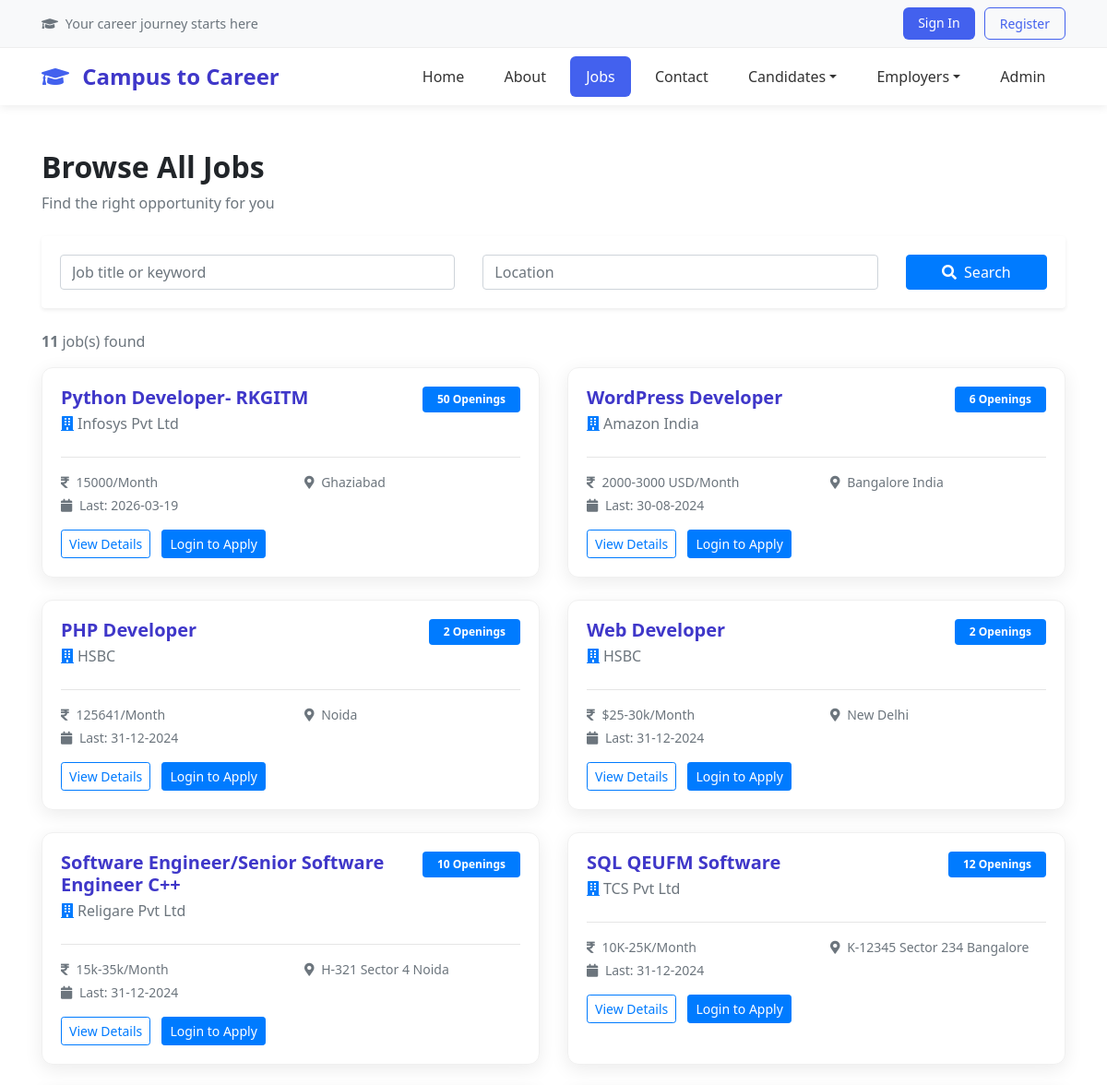
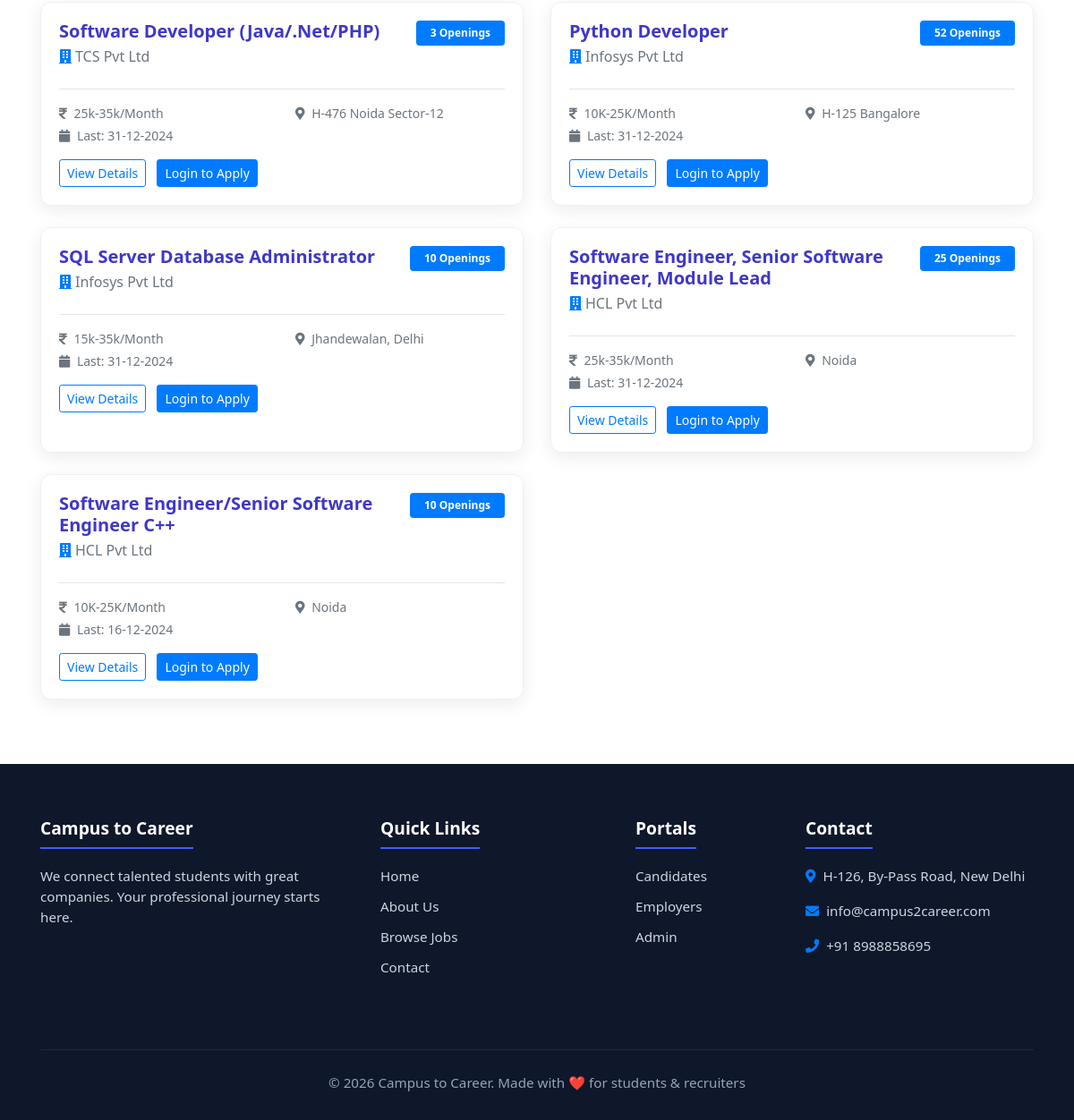
Page /jobs on the committed database (2 pictures, top to bottom).
### tables this page shows
CREATE TABLE tblvacancy (
    ID              INTEGER PRIMARY KEY AUTOINCREMENT,
    CompanyID       INTEGER,
    JobTitle        TEXT,
    MonthlySalary   TEXT,
    JobDescriptions TEXT,
    NoofOpenings    TEXT,
    JobLocation     TEXT,
    ApplyDate       TEXT,
    LastDate        TEXT,
    JobpostingDate  DATETIME DEFAULT CURRENT_TIMESTAMP
);

CREATE TABLE tblcompany (
    ID             INTEGER PRIMARY KEY AUTOINCREMENT,
    CompanyName    TEXT,
    ContactPerson  TEXT,
    CompanyUrl     TEXT,
    CompanyAddress TEXT,
    MobileNumber   INTEGER,
    CompanyEmail   TEXT,
    CompanyLogo    TEXT,
    Password       TEXT,
    CompanyRegdate DATETIME DEFAULT CURRENT_TIMESTAMP
);

### app.py (the view)
@app.route('/jobs')
def jobs_listed():
    db   = get_db()
    kw   = request.args.get('keyword', '').strip()
    loc  = request.args.get('location', '').strip()
    sql  = """SELECT v.*, c.CompanyName FROM tblvacancy v
              JOIN tblcompany c ON c.ID = v.CompanyID WHERE 1=1"""
    params = []
    if kw:
        sql += " AND v.JobTitle LIKE ?"
        params.append(f'%{kw}%')
    if loc:
        sql += " AND v.JobLocation LIKE ?"
        params.append(f'%{loc}%')
    sql += " ORDER BY v.ID DESC"
    jobs = db.execute(sql, params).fetchall()
    fallback = False
    if not jobs and (kw or loc):
        fallback = True
        jobs = db.execute("""SELECT v.*, c.CompanyName FROM tblvacancy v
                             JOIN tblcompany c ON c.ID = v.CompanyID
                             ORDER BY v.ID DESC""").fetchall()
    return render_template('jobs.html', jobs=jobs, keyword=kw, location=loc, fallback=fallback)

### app.py (called while the page is built)
@app.context_processor
def inject_now():
    return {'now': datetime.now()}

### db.py (called while the page is built)
def get_db():
    conn = sqlite3.connect(DATABASE)
    conn.row_factory = sqlite3.Row
    return conn

### templates/jobs.html (shortened to what this page needs)
{% extends 'base.html' %}
{% block content %}
<section class="py-5">
    <div class="container">
        <h2 class="font-weight-bold mb-2">Browse All Jobs</h2>
        <p class="text-muted mb-4">Find the right opportunity for you</p>
        <div class="card mb-4 border-0 shadow-sm">
            <div class="card-body">
                <form method="get">
                    <div class="row">
                        <div class="col-md-5 mb-2 mb-md-0">
                            <input type="text" name="keyword" class="form-control" placeholder="Job title or keyword"
                                value="{{ keyword }}">
                        </div>
                        <div class="col-md-5 mb-2 mb-md-0">
                            <input type="text" name="location" class="form-control" placeholder="Location"
                                value="{{ location }}">
                        </div>
                        <div class="col-md-2">
                            <button class="btn btn-primary btn-block"><i class="fas fa-search mr-1"></i> Search</button>
                        </div>
                    </div>
                </form>
            </div>
        </div>
        {% if jobs %}
        {% if not fallback %}
        <p class="text-muted mb-3"><strong>{{ jobs|length }}</strong> job(s) found</p>
        {% endif %}
        <div class="row">
            {% for job in jobs %}
            <div class="col-md-6 mb-4">
                <div class="job-card bg-white">
                    <div class="d-flex justify-content-between align-items-start">
                        <div>
                            <h5 class="mb-1">{{ job.JobTitle }}</h5>
                            <p class="text-muted mb-2"><i class="fas fa-building mr-1 text-primary"></i>{{
                                job.CompanyName }}</p>
                        </div>
                        <span class="badge badge-primary px-3 py-2">{{ job.NoofOpenings }} Openings</span>
                    </div>
                    <hr>
                    <div class="row small text-secondary">
                        <div class="col-6"><i class="fas fa-rupee-sign mr-1"></i> {{ job.MonthlySalary }}/Month</div>
                        <div class="col-6"><i class="fas fa-map-marker-alt mr-1"></i> {{ job.JobLocation }}</div>
                        <div class="col-6 mt-1"><i class="fas fa-calendar mr-1"></i> Last: {{ job.LastDate }}</div>
                    </div>
                    <div class="mt-3">
                        <a href="{{ url_for('job_detail', job_id=job.ID) }}"
                            class="btn btn-outline-primary btn-sm mr-2">View Details</a>
                        {% if session.user_id %}
                        <a href="{{ url_for('user_apply_job', job_id=job.ID) }}" class="btn btn-primary btn-sm">Apply
                            Now</a>
                        {% else %}
                        <a href="{{ url_for('user_login') }}" class="btn btn-primary btn-sm">Login to Apply</a>
                        {% endif %}
                    </div>
                </div>
            </div>
            {% endfor %}
        </div>
        {% endif %}
    </div>
</section>
{% endblock %}

### templates/base.html (shortened to what this page needs)
<!DOCTYPE html>
<html lang="en">
<head>
    <link rel="stylesheet" href="https://cdn.jsdelivr.net/npm/bootstrap@4.6.2/dist/css/bootstrap.min.css">
    <link rel="stylesheet" href="https://cdnjs.cloudflare.com/ajax/libs/font-awesome/5.15.4/css/all.min.css">
</head>
<body>
    <header>
        <div class="top-bar">
            <div class="container">
                <div class="row align-items-center">
                    <div class="col-md-6">
                        {% if session.user_id %}
                        <span class="text-muted">Welcome back, <strong>{{ session.user_name }}</strong></span>
                        {% else %}
                        <span class="text-muted"><i class="fas fa-graduation-cap mr-1"></i> Your career journey starts
                            here</span>
                        {% endif %}
                    </div>
                    <div class="col-md-6 text-md-right d-flex justify-content-md-end justify-content-center"
                        style="gap:10px;">
                        {% if session.user_id %}
                        <a href="{{ url_for('user_profile') }}" class="btn btn-sm btn-register"><i
                                class="far fa-user mr-1"></i>{{ session.user_name }}</a>
                        <a href="{{ url_for('user_logout') }}" class="btn btn-sm btn-danger">Logout</a>
                        {% else %}
                        <a href="{{ url_for('user_login') }}" class="btn btn-signin btn-sm">Sign In</a>
                        <a href="{{ url_for('user_register') }}" class="btn btn-register btn-sm">Register</a>
                        {% endif %}
                    </div>
                </div>
            </div>
        </div>
        <nav class="navbar navbar-expand-lg navbar-light">
            <div class="container">
                <a class="navbar-brand" href="{{ url_for('home') }}">
                    <i class="fas fa-graduation-cap mr-2" style="color:var(--primary)"></i> Campus to Career
                </a>
                <div class="collapse navbar-collapse" id="mainNav">
                    <ul class="navbar-nav ml-auto text-center">
                        <li class="nav-item"><a class="nav-link {% if request.endpoint=='home' %}active{% endif %}"
                                href="{{ url_for('home') }}">Home</a></li>
                        <li class="nav-item"><a class="nav-link {% if request.endpoint=='about' %}active{% endif %}"
                                href="{{ url_for('about') }}">About</a></li>
                        <li class="nav-item"><a
                                class="nav-link {% if request.endpoint=='jobs_listed' %}active{% endif %}"
                                href="{{ url_for('jobs_listed') }}">Jobs</a></li>
                        <li class="nav-item"><a class="nav-link {% if request.endpoint=='contact' %}active{% endif %}"
                                href="{{ url_for('contact') }}">Contact</a></li>
                        {% if not session.user_id %}
                        <li class="nav-item dropdown">
                            <a class="nav-link dropdown-toggle" href="#" data-toggle="dropdown">Candidates</a>
                        </li>
                        <li class="nav-item dropdown">
                            <a class="nav-link dropdown-toggle" href="#" data-toggle="dropdown">Employers</a>
                        </li>
                        <li class="nav-item"><a class="nav-link" href="{{ url_for('admin_login') }}">Admin</a></li>
                        {% else %}
                        <li class="nav-item"><a
                                class="nav-link {% if 'dashboard' in request.endpoint %}active{% endif %}"
                                href="{{ url_for('user_dashboard') }}">Dashboard</a></li>
                        {% endif %}
                    </ul>
                </div>
            </div>
        </nav>
    </header>
    {% block content %}{% endblock %}
    <footer class="site-footer">
        <div class="container">
            <div class="row">
                <div class="col-lg-4 col-md-6 mb-4">
                    <h3 class="footer-heading">Campus to Career</h3>
                    <p>We connect talented students with great companies. Your professional journey starts here.</p>
                </div>
                <div class="col-lg-3 col-md-6 mb-4">
                    <h3 class="footer-heading">Quick Links</h3>
                    <ul class="footer-links">
                        <li><a href="{{ url_for('home') }}">Home</a></li>
                        <li><a href="{{ url_for('about') }}">About Us</a></li>
                        <li><a href="{{ url_for('jobs_listed') }}">Browse Jobs</a></li>
                        <li><a href="{{ url_for('contact') }}">Contact</a></li>
                    </ul>
                </div>
                <div class="col-lg-2 col-md-6 mb-4">
                    <h3 class="footer-heading">Portals</h3>
                    <ul class="footer-links">
                        <li><a href="{{ url_for('user_login') }}">Candidates</a></li>
                        <li><a href="{{ url_for('company_login') }}">Employers</a></li>
                        <li><a href="{{ url_for('admin_login') }}">Admin</a></li>
                    </ul>
                </div>
                <div class="col-lg-3 col-md-6 mb-4">
                    <h3 class="footer-heading">Contact</h3>
                    <p><i class="fas fa-map-marker-alt mr-2 text-primary"></i>H-126, By-Pass Road, New Delhi</p>
                    <p><i class="fas fa-envelope mr-2 text-primary"></i>info@campus2career.com</p>
                    <p><i class="fas fa-phone mr-2 text-primary"></i>+91 8988858695</p>
                </div>
            </div>
            <div class="footer-bottom text-center">
                <p class="mb-0" style="color:#94a3b8;">© {{ now.year }} Campus to Career. Made with ❤️ for students
                    &amp; recruiters</p>
            </div>
        </div>
    </footer>
</body>
</html>

### rows in the picture
tblvacancy: JobTitle "Python Developer- RKGITM", CompanyName "Infosys Pvt Ltd", NoofOpenings "50", MonthlySalary "15000", JobLocation "Ghaziabad", LastDate "2026-03-19"
tblvacancy: JobTitle "WordPress Developer", CompanyName "Amazon India", NoofOpenings "6", MonthlySalary "2000-3000 USD", JobLocation "Bangalore India", LastDate "30-08-2024"
tblvacancy: JobTitle "PHP Developer", CompanyName "HSBC", NoofOpenings "2", MonthlySalary "125641", JobLocation "Noida", LastDate "31-12-2024"
tblvacancy: JobTitle "Web Developer", CompanyName "HSBC", NoofOpenings "2", MonthlySalary "$25-30k", JobLocation "New Delhi", LastDate "31-12-2024"
tblvacancy: JobTitle "Software Engineer/Senior Software Engineer C++", CompanyName "Religare Pvt Ltd", NoofOpenings "10", MonthlySalary "15k-35k", JobLocation "H-321 Sector 4 Noida", LastDate "31-12-2024"
tblvacancy: JobTitle "SQL QEUFM Software", CompanyName "TCS Pvt Ltd", NoofOpenings "12", MonthlySalary "10K-25K", JobLocation "K-12345 Sector 234 Bangalore", LastDate "31-12-2024"
tblvacancy: JobTitle "Software Developer (Java/.Net/PHP)", CompanyName "TCS Pvt Ltd", NoofOpenings "3", MonthlySalary "25k-35k", JobLocation "H-476 Noida Sector-12", LastDate "31-12-2024"
tblvacancy: JobTitle "Python Developer", CompanyName "Infosys Pvt Ltd", NoofOpenings "52", MonthlySalary "10K-25K", JobLocation "H-125 Bangalore", LastDate "31-12-2024"
tblvacancy: JobTitle "SQL Server Database Administrator", CompanyName "Infosys Pvt Ltd", NoofOpenings "10", MonthlySalary "15k-35k", JobLocation "Jhandewalan, Delhi", LastDate "31-12-2024"
tblvacancy: JobTitle "Software Engineer, Senior Software Engineer, Module Lead", CompanyName "HCL Pvt Ltd", NoofOpenings "25", MonthlySalary "25k-35k", JobLocation "Noida", LastDate "31-12-2024"
tblvacancy: JobTitle "Software Engineer/Senior Software Engineer C++", CompanyName "HCL Pvt Ltd", NoofOpenings "10", MonthlySalary "10K-25K", JobLocation "Noida", LastDate "16-12-2024"

### other values in the picture
{{ jobs|length }} "11"
